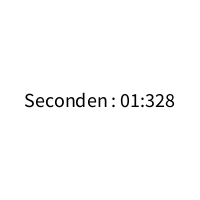
Frame 1 (no input)
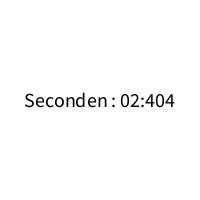
Frame 60 (the mouse pressed at the canvas centre just before this capture)
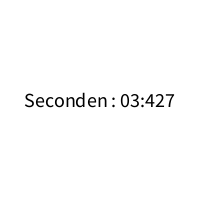
Frame 120 (the mouse held since frame 60 and released just before this capture)

The Processing sketch that drew these frames (run headless with seeded random() and noise(); from frame 60 on, the mouse is pressed at the canvas centre):

// Processing sketch: Opdr_12_4_verdiepingsopdracht
// ── Opdr_12_4_verdiepingsopdracht.pde
int Seconden;
int MilliSeconden;
boolean Doorgaan = true;


void setup() {
  size(200, 200);
  frameRate(60);
  textAlign(CENTER, CENTER);
  textSize(20);
}

void draw() {
  background(255, 255, 255);
  Seconden = millis()/1000;
  //MilliSeconden = 1000 + (millis()%10000);
  MilliSeconden = millis()%1000;
  fill(0);
  String tijd = nf(Seconden, 2) + ":" + nf(MilliSeconden,2);
  text("Seconden : " + tijd, width/2, height/2);
  if (!Doorgaan) {
    noLoop();
  }
}



void keyReleased() {
  if (keyCode == 32) {
    Doorgaan = false;
  }else{ Doorgaan =true;}
}
